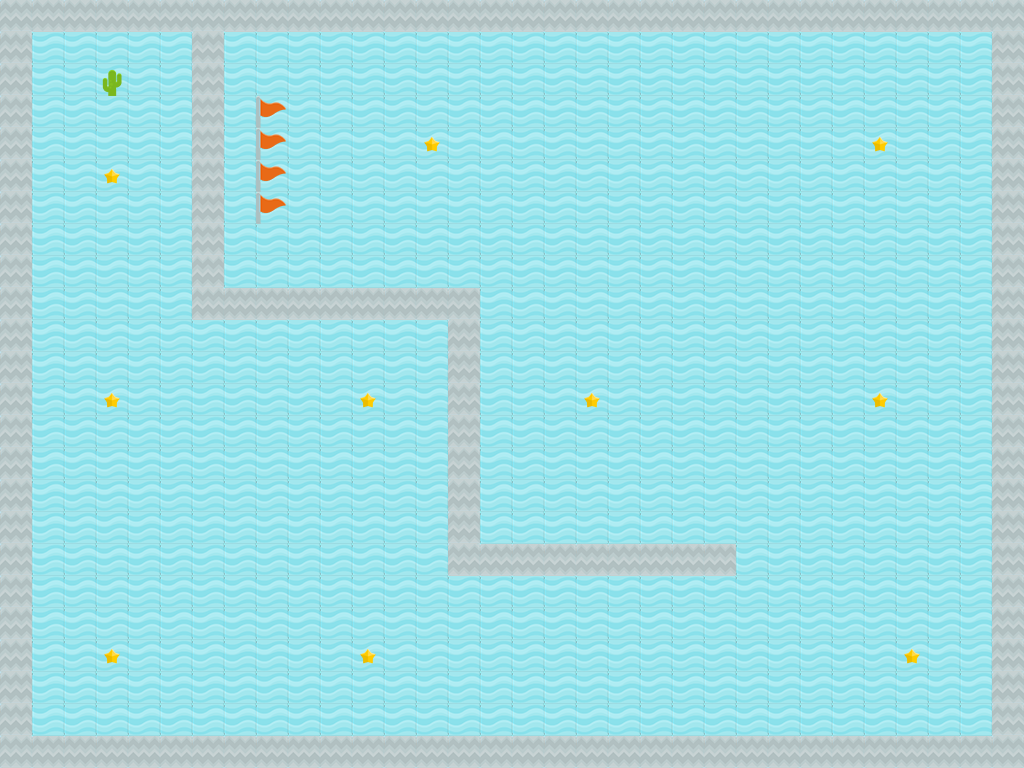

Below is a game level as drawn by its tile map, then a one-line description and the .tmx file that defines it, in full:
An orthogonal 32x24 tile map with 32x32 px tiles, 3 tile layers (Background, Collision, Decoration), 3 tilesets.

<map version="1.0" orientation="orthogonal" renderorder="right-down" width="32" height="24" tilewidth="32" tileheight="32" nextobjectid="1">
 <tileset firstgid="1" name="spritesheet_ground" tilewidth="32" tileheight="32" tilecount="128" columns="8">
  <image source="spritesheet_ground.png" width="256" height="512" />
 </tileset>
 <tileset firstgid="129" name="spritesheet_items" tilewidth="32" tileheight="32" tilecount="32" columns="8">
  <image source="spritesheet_items.png" width="256" height="128" />
 </tileset>
 <tileset firstgid="161" name="spritesheet_tiles" tilewidth="32" tileheight="32" tilecount="128" columns="8">
  <image source="spritesheet_tiles.png" width="256" height="512" />
 </tileset>
 <layer name="Background" width="32" height="24">
  <data encoding="csv">
170,170,170,170,170,170,170,170,170,170,170,170,170,170,170,170,170,170,170,170,170,170,170,170,170,170,170,170,170,170,170,170,
170,170,170,170,170,170,170,170,170,170,170,170,170,170,170,170,170,170,170,170,170,170,170,170,170,170,170,170,170,170,170,170,
170,170,170,170,170,170,170,170,170,170,170,170,170,170,170,170,170,170,170,170,170,170,170,170,170,170,170,170,170,170,170,170,
170,170,170,170,170,170,170,170,170,170,170,170,170,170,170,170,170,170,170,170,170,170,170,170,170,170,170,170,170,170,170,170,
170,170,170,170,170,170,170,170,170,170,170,170,170,170,170,170,170,170,170,170,170,170,170,170,170,170,170,170,170,170,170,170,
170,170,170,170,170,170,170,170,170,170,170,170,170,170,170,170,170,170,170,170,170,170,170,170,170,170,170,170,170,170,170,170,
170,170,170,170,170,170,170,170,170,170,170,170,170,170,170,170,170,170,170,170,170,170,170,170,170,170,170,170,170,170,170,170,
170,170,170,170,170,170,170,170,170,170,170,170,170,170,170,170,170,170,170,170,170,170,170,170,170,170,170,170,170,170,170,170,
170,170,170,170,170,170,170,170,170,170,170,170,170,170,170,170,170,170,170,170,170,170,170,170,170,170,170,170,170,170,170,170,
170,170,170,170,170,170,170,170,170,170,170,170,170,170,170,170,170,170,170,170,170,170,170,170,170,170,170,170,170,170,170,170,
170,170,170,170,170,170,170,170,170,170,170,170,170,170,170,170,170,170,170,170,170,170,170,170,170,170,170,170,170,170,170,170,
170,170,170,170,170,170,170,170,170,170,170,170,170,170,170,170,170,170,170,170,170,170,170,170,170,170,170,170,170,170,170,170,
170,170,170,170,170,170,170,170,170,170,170,170,170,170,170,170,170,170,170,170,170,170,170,170,170,170,170,170,170,170,170,170,
170,170,170,170,170,170,170,170,170,170,170,170,170,170,170,170,170,170,170,170,170,170,170,170,170,170,170,170,170,170,170,170,
170,170,170,170,170,170,170,170,170,170,170,170,170,170,170,170,170,170,170,170,170,170,170,170,170,170,170,170,170,170,170,170,
170,170,170,170,170,170,170,170,170,170,170,170,170,170,170,170,170,170,170,170,170,170,170,170,170,170,170,170,170,170,170,170,
170,170,170,170,170,170,170,170,170,170,170,170,170,170,170,170,170,170,170,170,170,170,170,170,170,170,170,170,170,170,170,170,
170,170,170,170,170,170,170,170,170,170,170,170,170,170,170,170,170,170,170,170,170,170,170,170,170,170,170,170,170,170,170,170,
170,170,170,170,170,170,170,170,170,170,170,170,170,170,170,170,170,170,170,170,170,170,170,170,170,170,170,170,170,170,170,170,
170,170,170,170,170,170,170,170,170,170,170,170,170,170,170,170,170,170,170,170,170,170,170,170,170,170,170,170,170,170,170,170,
170,170,170,170,170,170,170,170,170,170,170,170,170,170,170,170,170,170,170,170,170,170,170,170,170,170,170,170,170,170,170,170,
170,170,170,170,170,170,170,170,170,170,170,170,170,170,170,170,170,170,170,170,170,170,170,170,170,170,170,170,170,170,170,170,
170,170,170,170,170,170,170,170,170,170,170,170,170,170,170,170,170,170,170,170,170,170,170,170,170,170,170,170,170,170,170,170,
170,170,170,170,170,170,170,170,170,170,170,170,170,170,170,170,170,170,170,170,170,170,170,170,170,170,170,170,170,170,170,170
</data>
 </layer>
 <layer name="Collision" width="32" height="24">
  <data encoding="csv">
19,19,19,19,19,19,19,19,19,19,19,19,19,19,19,19,19,19,19,19,19,19,19,19,19,19,19,19,19,19,19,19,
19,0,0,0,0,0,19,0,0,0,0,0,0,0,0,0,0,0,0,0,0,0,0,0,0,0,0,0,0,0,0,19,
19,0,0,268,0,0,19,0,0,0,0,0,0,0,0,0,0,0,0,0,0,0,0,0,0,0,0,0,0,0,0,19,
19,0,0,0,0,0,19,0,145,0,0,0,0,0,0,0,0,0,0,0,0,0,0,0,0,0,0,0,0,0,0,19,
19,0,0,0,0,0,19,0,145,0,0,0,0,140,0,0,0,0,0,0,0,0,0,0,0,0,0,140,0,0,0,19,
19,0,0,140,0,0,19,0,145,0,0,0,0,0,0,0,0,0,0,0,0,0,0,0,0,0,0,0,0,0,0,19,
19,0,0,0,0,0,19,0,145,0,0,0,0,0,0,0,0,0,0,0,0,0,0,0,0,0,0,0,0,0,0,19,
19,0,0,0,0,0,19,0,0,0,0,0,0,0,0,0,0,0,0,0,0,0,0,0,0,0,0,0,0,0,0,19,
19,0,0,0,0,0,19,0,0,0,0,0,0,0,0,0,0,0,0,0,0,0,0,0,0,0,0,0,0,0,0,19,
19,0,0,0,0,0,19,19,19,19,19,19,19,19,19,0,0,0,0,0,0,0,0,0,0,0,0,0,0,0,0,19,
19,0,0,0,0,0,0,0,0,0,0,0,0,0,19,0,0,0,0,0,0,0,0,0,0,0,0,0,0,0,0,19,
19,0,0,0,0,0,0,0,0,0,0,0,0,0,19,0,0,0,0,0,0,0,0,0,0,0,0,0,0,0,0,19,
19,0,0,140,0,0,0,0,0,0,0,140,0,0,19,0,0,0,140,0,0,0,0,0,0,0,0,140,0,0,0,19,
19,0,0,0,0,0,0,0,0,0,0,0,0,0,19,0,0,0,0,0,0,0,0,0,0,0,0,0,0,0,0,19,
19,0,0,0,0,0,0,0,0,0,0,0,0,0,19,0,0,0,0,0,0,0,0,0,0,0,0,0,0,0,0,19,
19,0,0,0,0,0,0,0,0,0,0,0,0,0,19,0,0,0,0,0,0,0,0,0,0,0,0,0,0,0,0,19,
19,0,0,0,0,0,0,0,0,0,0,0,0,0,19,0,0,0,0,0,0,0,0,0,0,0,0,0,0,0,0,19,
19,0,0,0,0,0,0,0,0,0,0,0,0,0,19,19,19,19,19,19,19,19,19,0,0,0,0,0,0,0,0,19,
19,0,0,0,0,0,0,0,0,0,0,0,0,0,0,0,0,0,0,0,0,0,0,0,0,0,0,0,0,0,0,19,
19,0,0,0,0,0,0,0,0,0,0,0,0,0,0,0,0,0,0,0,0,0,0,0,0,0,0,0,0,0,0,19,
19,0,0,140,0,0,0,0,0,0,0,140,0,0,0,0,0,0,0,0,0,0,0,0,0,0,0,0,140,0,0,19,
19,0,0,0,0,0,0,0,0,0,0,0,0,0,0,0,0,0,0,0,0,0,0,0,0,0,0,0,0,0,0,19,
19,0,0,0,0,0,0,0,0,0,0,0,0,0,0,0,0,0,0,0,0,0,0,0,0,0,0,0,0,0,0,19,
19,19,19,19,19,19,19,19,19,19,19,19,19,19,19,19,19,19,19,19,19,19,19,19,19,19,19,19,19,19,19,19
</data>
 </layer>
 <layer name="Decoration" width="32" height="24">
  <data encoding="csv">
0,0,0,0,0,0,0,0,0,0,0,0,0,0,0,0,0,0,0,0,0,0,0,0,0,0,0,0,0,0,0,0,
0,0,0,0,0,0,0,0,0,0,0,0,0,0,0,0,0,0,0,0,0,0,0,0,0,0,0,0,0,0,0,0,
0,0,0,0,0,0,0,0,0,0,0,0,0,0,0,0,0,0,0,0,0,0,0,0,0,0,0,0,0,0,0,0,
0,0,0,0,0,0,0,0,0,0,0,0,0,0,0,0,0,0,0,0,0,0,0,0,0,0,0,0,0,0,0,0,
0,0,0,0,0,0,0,0,0,0,0,0,0,0,0,0,0,0,0,0,0,0,0,0,0,0,0,0,0,0,0,0,
0,0,0,0,0,0,0,0,0,0,0,0,0,0,0,0,0,0,0,0,0,0,0,0,0,0,0,0,0,0,0,0,
0,0,0,0,0,0,0,0,0,0,0,0,0,0,0,0,0,0,0,0,0,0,0,0,0,0,0,0,0,0,0,0,
0,0,0,0,0,0,0,0,0,0,0,0,0,0,0,0,0,0,0,0,0,0,0,0,0,0,0,0,0,0,0,0,
0,0,0,0,0,0,0,0,0,0,0,0,0,0,0,0,0,0,0,0,0,0,0,0,0,0,0,0,0,0,0,0,
0,0,0,0,0,0,0,0,0,0,0,0,0,0,0,0,0,0,0,0,0,0,0,0,0,0,0,0,0,0,0,0,
0,0,0,0,0,0,0,0,0,0,0,0,0,0,0,0,0,0,0,0,0,0,0,0,0,0,0,0,0,0,0,0,
0,0,0,0,0,0,0,0,0,0,0,0,0,0,0,0,0,0,0,0,0,0,0,0,0,0,0,0,0,0,0,0,
0,0,0,0,0,0,0,0,0,0,0,0,0,0,0,0,0,0,0,0,0,0,0,0,0,0,0,0,0,0,0,0,
0,0,0,0,0,0,0,0,0,0,0,0,0,0,0,0,0,0,0,0,0,0,0,0,0,0,0,0,0,0,0,0,
0,0,0,0,0,0,0,0,0,0,0,0,0,0,0,0,0,0,0,0,0,0,0,0,0,0,0,0,0,0,0,0,
0,0,0,0,0,0,0,0,0,0,0,0,0,0,0,0,0,0,0,0,0,0,0,0,0,0,0,0,0,0,0,0,
0,0,0,0,0,0,0,0,0,0,0,0,0,0,0,0,0,0,0,0,0,0,0,0,0,0,0,0,0,0,0,0,
0,0,0,0,0,0,0,0,0,0,0,0,0,0,0,0,0,0,0,0,0,0,0,0,0,0,0,0,0,0,0,0,
0,0,0,0,0,0,0,0,0,0,0,0,0,0,0,0,0,0,0,0,0,0,0,0,0,0,0,0,0,0,0,0,
0,0,0,0,0,0,0,0,0,0,0,0,0,0,0,0,0,0,0,0,0,0,0,0,0,0,0,0,0,0,0,0,
0,0,0,0,0,0,0,0,0,0,0,0,0,0,0,0,0,0,0,0,0,0,0,0,0,0,0,0,0,0,0,0,
0,0,0,0,0,0,0,0,0,0,0,0,0,0,0,0,0,0,0,0,0,0,0,0,0,0,0,0,0,0,0,0,
0,0,0,0,0,0,0,0,0,0,0,0,0,0,0,0,0,0,0,0,0,0,0,0,0,0,0,0,0,0,0,0,
0,0,0,0,0,0,0,0,0,0,0,0,0,0,0,0,0,0,0,0,0,0,0,0,0,0,0,0,0,0,0,0
</data>
 </layer>
</map>
